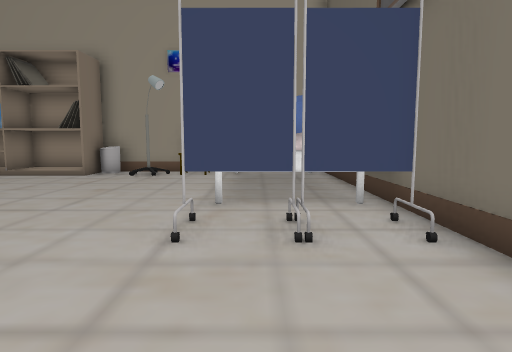
[1] (above)

15 first-person views from a walk through a 3-D level made in the Unity game engine. The camera is 1.2 m above the floor, tilts 6° down and sees 75° across. The floor is counted in squares, 1 m on a side. Each view is taken from the middle of a square. On the plan, view 1 faces up. The plan holds only what a view shows up to about 14 squares ahead; the rest is blank. Some animated figures are not drawn. Some surface patterns are stand-ins.

[2]
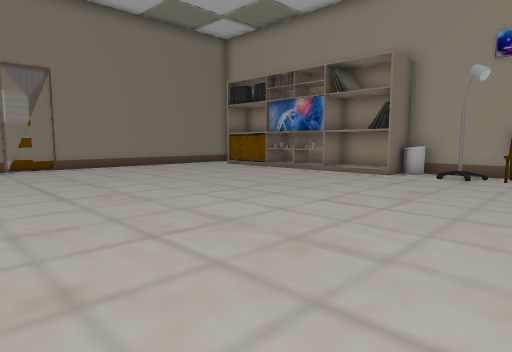

[3]
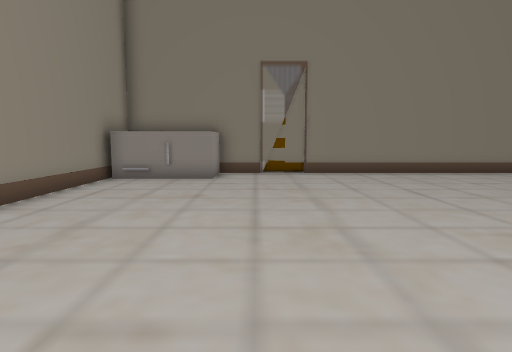

[4]
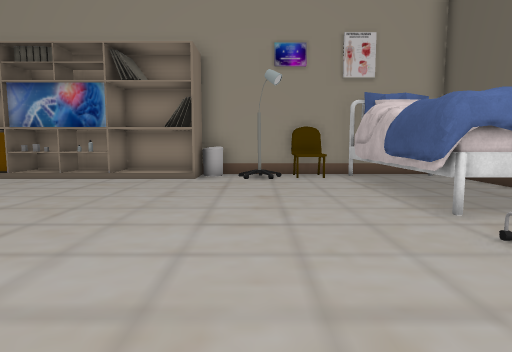

[5]
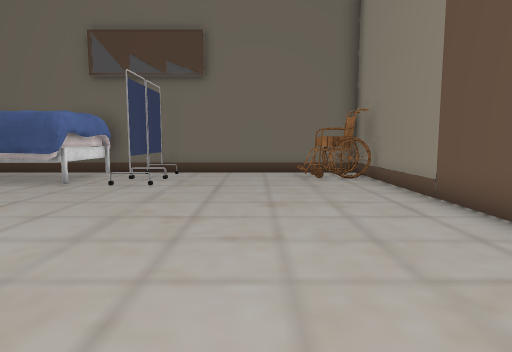

[6]
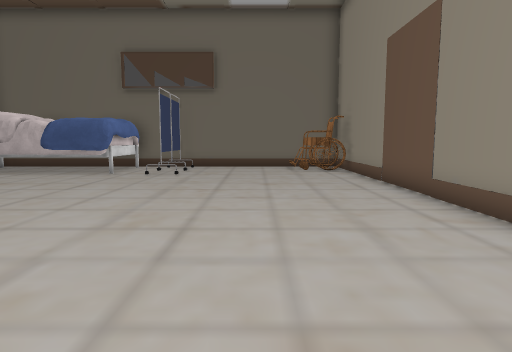

[7]
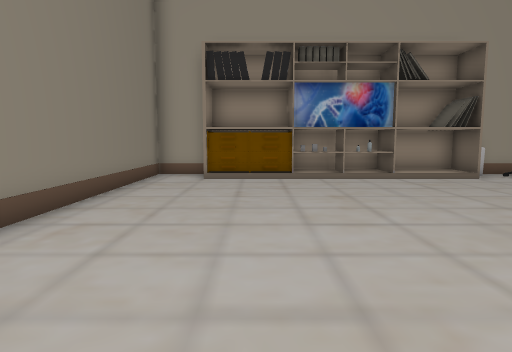

[8]
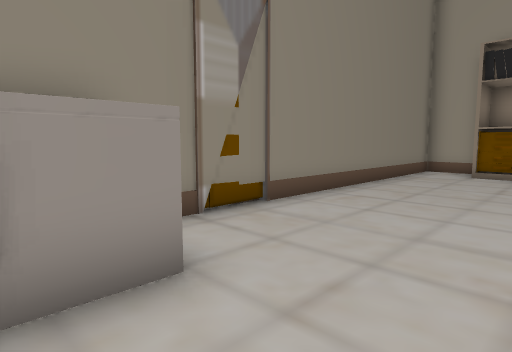

[9]
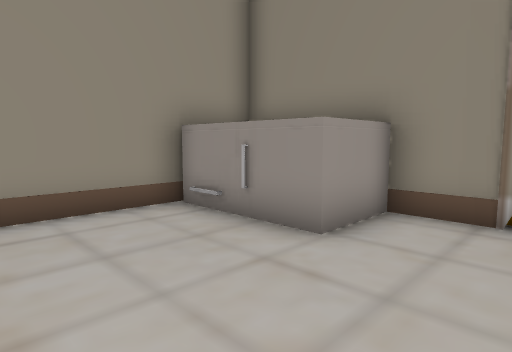

[10]
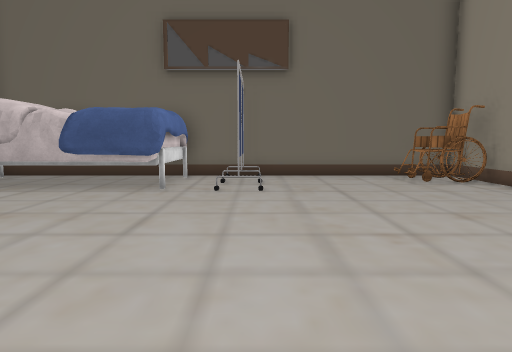

[11]
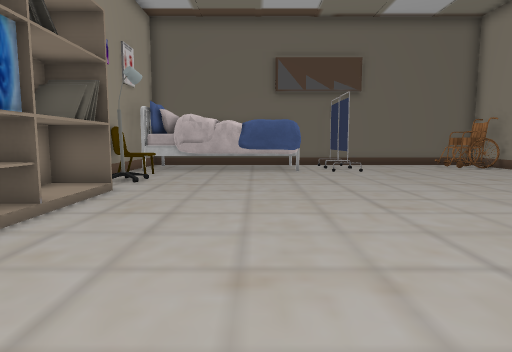

[12]
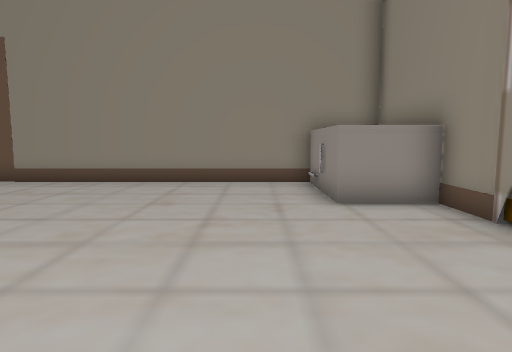

[13]
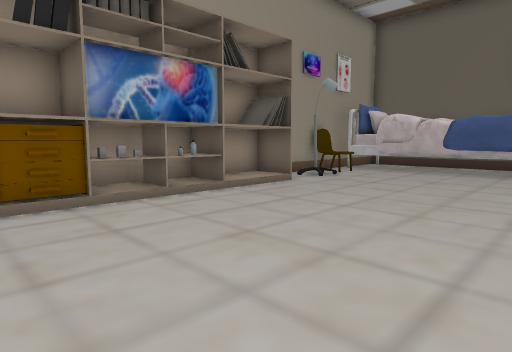

[14]
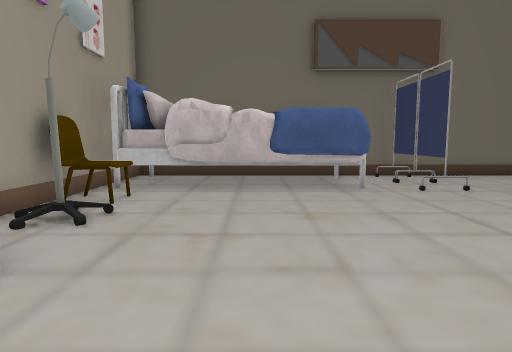

[15]
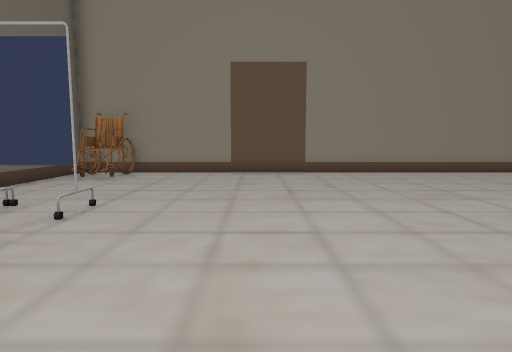

### Floor plan
Key: @ floor where view 1 was taken; # wall or solid block; . floor; C chair; B bed; O other object.
Columns run from 17 left of view 1 to 3 right of it. Each row starts with its distance up from view 1.
 13 ############O########
 12 #.##########.OCCOOOO#
 11 #...............OO  #
 10 #...............OOO #
  9 #...............OO  #
  8 #...............OO  #
  7 #...............OOO #
  6 #...............OOOO#
  5 #..................##
  4 #................OO##
  3 #...................#
  2 #...................#
  1 #...................#
  0 #BB..............@..#
 -1 # B...............CC#
 -2 # B...............CC#
 -3 #####################

Positions as (right, up) in squares from view 1, and headings:
1: (0, 0), facing up
2: (-1, 0), facing up-left
3: (-4, 2), facing left
4: (-4, 1), facing up
5: (-10, 1), facing right
6: (-13, 1), facing right
7: (-13, 1), facing up
8: (-12, -1), facing up-left
9: (-11, 3), facing down-left
10: (-9, 4), facing right
11: (-14, 8), facing right
12: (-13, 7), facing down
13: (-14, 5), facing up-right
14: (-9, 9), facing right
15: (-4, 10), facing down
